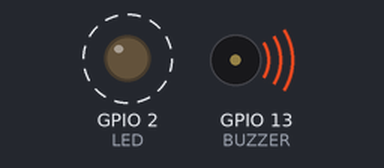
Bench run of a sketch on a simulated ESP32. Parts: output pins drawn as LEDs (lit = HIGH), buzzer (waves = sounding, pin HIGH). Dashed ring = blinking. What the sketch prints to the serial monitor is not drawn.

Above: at 0.5 s.
Timing chart, 0 to 4.6 s (numbered marks = the images above):
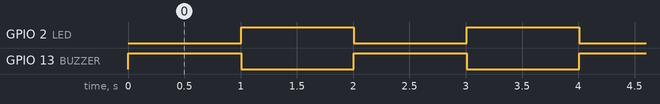

The sketch:

05_BuzzerLed.ino
```cpp
#include "freertos/FreeRTOS.h"
#include <freertos/task.h>

// #include <freertos/timers.h>

/* Define Built-in LED PIN GPIO_NUM_2*/
#define BUZZER 13
#define LED 2
/* Define CPU Core of ESP32 */
#define CORE 1
#define DELAY 1000

int timeout = 1000;

// Handle For Task on/of
TaskHandle_t turn_on_task,turn_off_task;

void turn_on_funct(void *data)
{
  while(1)
  {
    Serial.println("Led Turned On\n");
    digitalWrite(LED, HIGH);
    digitalWrite(BUZZER, LOW);
    Serial.println("Task ON Suspend\n");
    vTaskResume(turn_off_task);
    vTaskSuspend(turn_on_task);
    vTaskDelay(pdMS_TO_TICKS(timeout));
  }
}

void turn_off_funct(void *data)
{
  while(1)
  {
    Serial.println("Led Turned Off\n");
    digitalWrite(LED, LOW);
    digitalWrite(BUZZER, HIGH);
    Serial.println("Task OFF Suspend\n");
    vTaskResume(turn_on_task);
    vTaskSuspend(turn_off_task);
    vTaskDelay(pdMS_TO_TICKS(timeout));
  }
}


void setup() {
  // put your setup code here, to run once:
  Serial.begin(9600);
  // Set Led pin as OUTPUT
  pinMode(LED,OUTPUT);
  pinMode(BUZZER,OUTPUT);
  digitalWrite(LED, LOW);
  digitalWrite(BUZZER, LOW);

  /* Create Task to Blink LED */
  xTaskCreatePinnedToCore(turn_on_funct, "My Task", 2048, NULL, 1, &turn_on_task, CORE);
  xTaskCreatePinnedToCore(turn_off_funct, "My Task", 2048, NULL, 1, &turn_off_task, CORE);

}

void loop() {
  // put your main code here, to run repeatedly:
  if(Serial.available()>0)
  {
    int data = 0;
    // Read Integer from Serial
    data = Serial.parseInt();
    if(data >50 && data < 5000)
    {
      timeout = data;
    }
  }
}
```

Measured:
- by itself, GPIO 2 (LED), GPIO 13 (BUZZER): alternates HIGH for 1.0 s and LOW for 1.0 s
